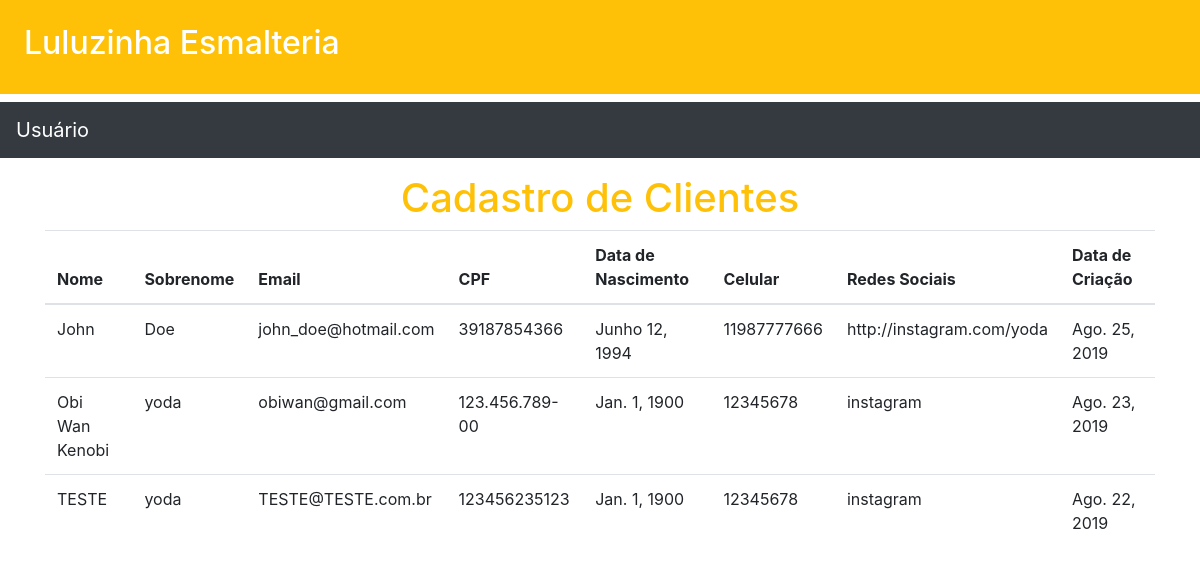
/clientes/, run on an earlier commit of the app's database.
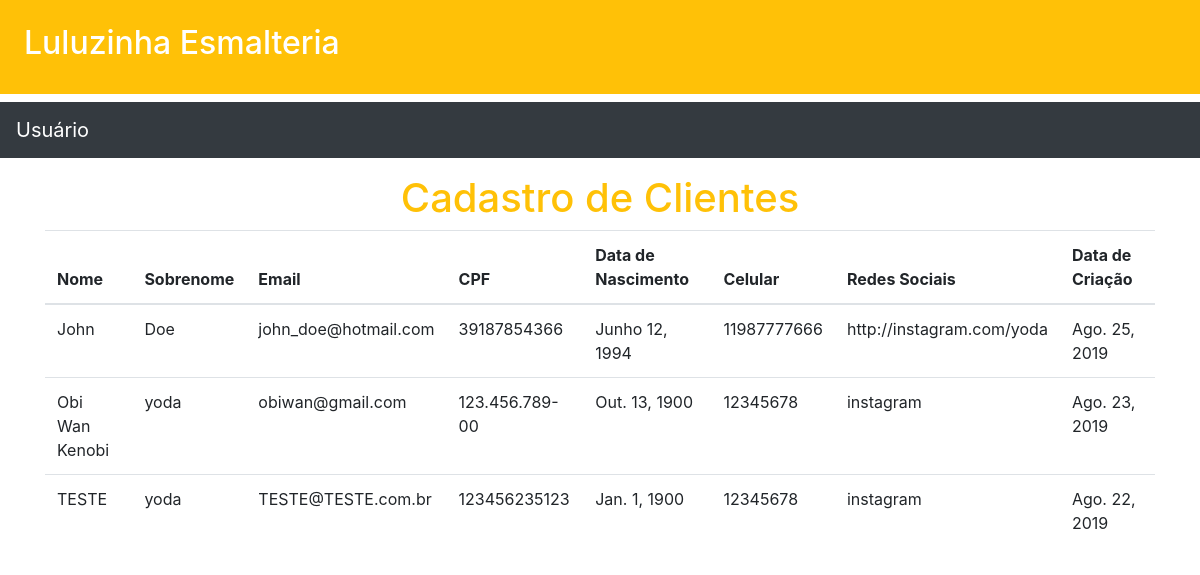
And on a later commit of the database.
### clientes/models.py (models this page shows, shortened)
class Cliente(models.Model):
    nome = models.CharField(max_length=250)
    sobrenome = models.CharField(max_length=250)
    email = models.EmailField()
    cpf = models.CharField(max_length=14,unique=True)
    dt_nascimento = models.DateField(default='1900-01-01')
    celular = models.CharField(max_length=15)
    redes = models.CharField(max_length=80)
    data_criacao = models.DateField(auto_now_add=True)

### clientes/views.py (the view)
# urls.py: path('',lista_de_clientes,name='lista_de_clientes'),
def lista_de_clientes(request):
    clientes = Cliente.objects.all().order_by('-id')
    return render(request,"clientes/lista_de_clientes.html",{'clientes':clientes})

### core/templates/clientes/lista_de_clientes.html (shortened to what this page needs)
{% extends 'base2.html' %}
{% block content %}
<div class="container">
<div class="text-center">
<h1 class="text-warning">Cadastro de Clientes</h1>
</div>
<table class="table table-head">
    <thead>
        <tr>
            <th>Nome</th>
            <th>Sobrenome</th>
            <th>Email</th>
            <th>CPF</th>
            <th>Data de Nascimento</th>
            <th>Celular</th>
            <th>Redes Sociais</th>
            <th>Data de Criação</th>
        </tr>
    </thead>
    <tbody>
        {% for cliente in clientes %}
        <tr>
            <td>{{ cliente.nome }}</td>
            <td>{{ cliente.sobrenome }}</td>
            <td>{{ cliente.email }}</td>
            <td>{{ cliente.cpf }}</td>
            <td>{{ cliente.dt_nascimento }}</td>
            <td>{{ cliente.celular }}</td>
            <td>{{ cliente.redes }}</td>
            <td>{{ cliente.data_criacao }}</td>
        </tr>
        {% endfor %}
    </tbody>
</table>
</div>
{% endblock content %}

What changed in the data, as far as the page shows it:
changed Cliente "Obi Wan Kenobi": dt_nascimento "Jan. 1, 1900" → "Out. 13, 1900"
